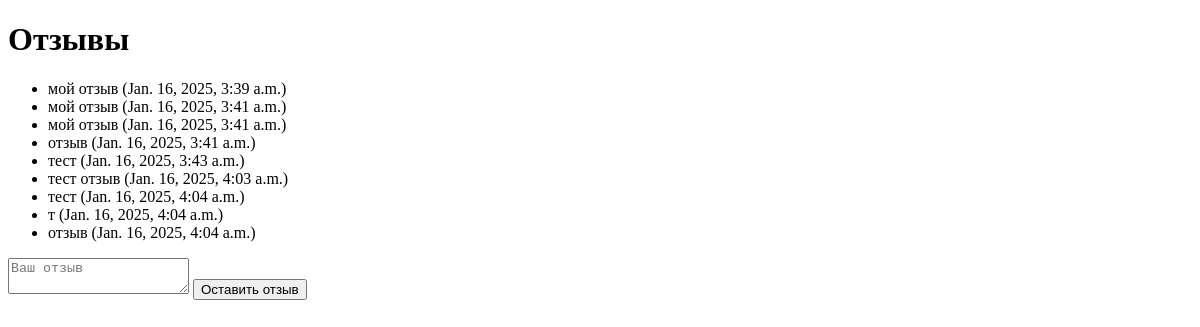
/review/, run on an earlier commit of the app's database.
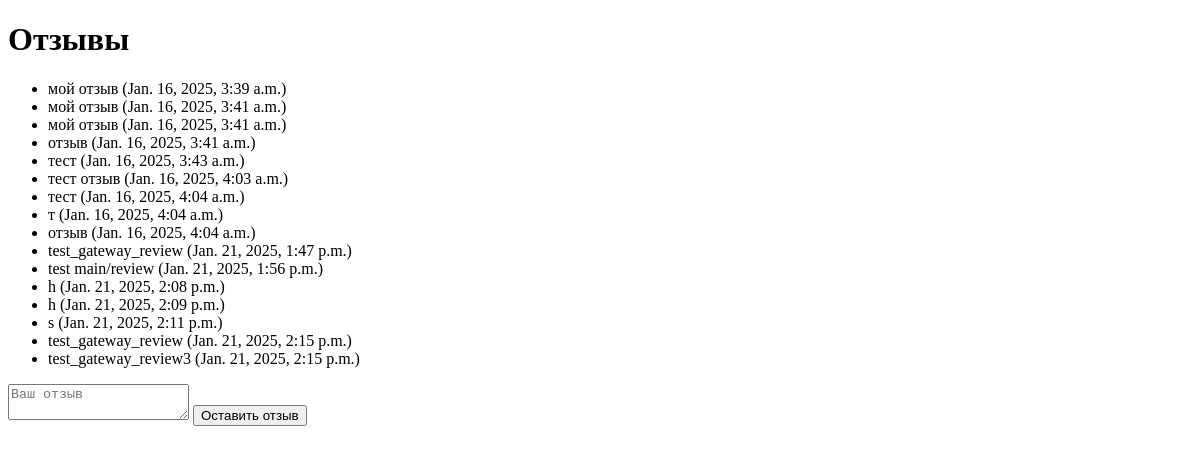
And on a later commit of the database.
### main/models.py (models this page shows)
class Review(models.Model):
    content = models.TextField()
    created_time = models.DateTimeField(auto_now_add=True)

### main/views.py (the view)
# urls.py: path("review/", views.handle_review, name="handle_review"),
@csrf_exempt
def handle_review(request):
    if request.method == "POST":
        content = request.POST.get("content")
        if content:
            Review.objects.create(content=content)
            return redirect("review_success")
    elif request.method == "GET":
        reviews = Review.objects.all()
        return render(request, "handle_review.html", {"reviews": reviews})

### templates/handle_review.html (shortened to what this page needs)
<!DOCTYPE html>
<html>
<head>
</head>
<body>
    <h1>Отзывы</h1>
    <ul>
        {% for review in reviews %}
        <li>{{ review.content }} ({{ review.created_time }})</li>
        {% empty %}
        <li>Пока отзывов нет.</li>
        {% endfor %}
    </ul>
    <form method="POST">
        <textarea name="content" placeholder="Ваш отзыв"></textarea>
        <button type="submit">Оставить отзыв</button>
    </form>
</body>
</html>

What changed in the data, as far as the page shows it:
added Review: content "test_gateway_review", created_time "Jan. 21, 2025, 1:47 p.m."
added Review: content "test main/review", created_time "Jan. 21, 2025, 1:56 p.m."
added Review: content "h", created_time "Jan. 21, 2025, 2:08 p.m."
added Review: content "h", created_time "Jan. 21, 2025, 2:09 p.m."
added Review: content "s", created_time "Jan. 21, 2025, 2:11 p.m."
added Review: content "test_gateway_review", created_time "Jan. 21, 2025, 2:15 p.m."
added Review: content "test_gateway_review3", created_time "Jan. 21, 2025, 2:15 p.m."
